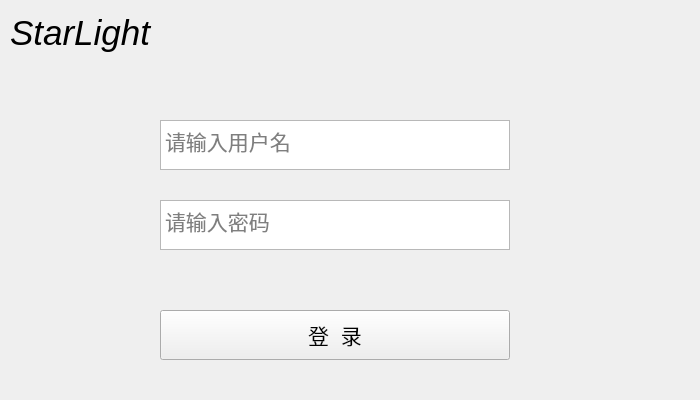
<?xml version="1.0" encoding="UTF-8"?>
<ui version="4.0">
 <class>LoginWindow</class>
 <widget class="NoBoundWindow" name="LoginWindow">
  <property name="geometry">
   <rect>
    <x>0</x>
    <y>0</y>
    <width>700</width>
    <height>400</height>
   </rect>
  </property>
  <property name="windowTitle">
   <string>LoginWindow</string>
  </property>
  <widget class="QTextEdit" name="userNameEdit">
   <property name="geometry">
    <rect>
     <x>160</x>
     <y>120</y>
     <width>350</width>
     <height>50</height>
    </rect>
   </property>
   <property name="font">
    <font>
     <pointsize>16</pointsize>
    </font>
   </property>
   <property name="placeholderText">
    <string>请输入用户名</string>
   </property>
  </widget>
  <widget class="QPushButton" name="loginButton">
   <property name="geometry">
    <rect>
     <x>160</x>
     <y>310</y>
     <width>350</width>
     <height>50</height>
    </rect>
   </property>
   <property name="font">
    <font>
     <pointsize>16</pointsize>
    </font>
   </property>
   <property name="text">
    <string>登  录</string>
   </property>
  </widget>
  <widget class="QLabel" name="hospitalLabel">
   <property name="geometry">
    <rect>
     <x>10</x>
     <y>10</y>
     <width>300</width>
     <height>45</height>
    </rect>
   </property>
   <property name="font">
    <font>
     <pointsize>26</pointsize>
     <italic>true</italic>
    </font>
   </property>
   <property name="text">
    <string>StarLight</string>
   </property>
  </widget>
  <widget class="QTextEdit" name="passwordEdit">
   <property name="geometry">
    <rect>
     <x>160</x>
     <y>200</y>
     <width>350</width>
     <height>50</height>
    </rect>
   </property>
   <property name="font">
    <font>
     <pointsize>16</pointsize>
    </font>
   </property>
   <property name="placeholderText">
    <string>请输入密码</string>
   </property>
  </widget>
 </widget>
 <layoutdefault spacing="6" margin="11"/>
 <customwidgets>
  <customwidget>
   <class>NoBoundWindow</class>
   <extends>QWidget</extends>
   <header>noboundwindow.h</header>
   <container>1</container>
  </customwidget>
 </customwidgets>
 <resources/>
 <connections/>
</ui>
